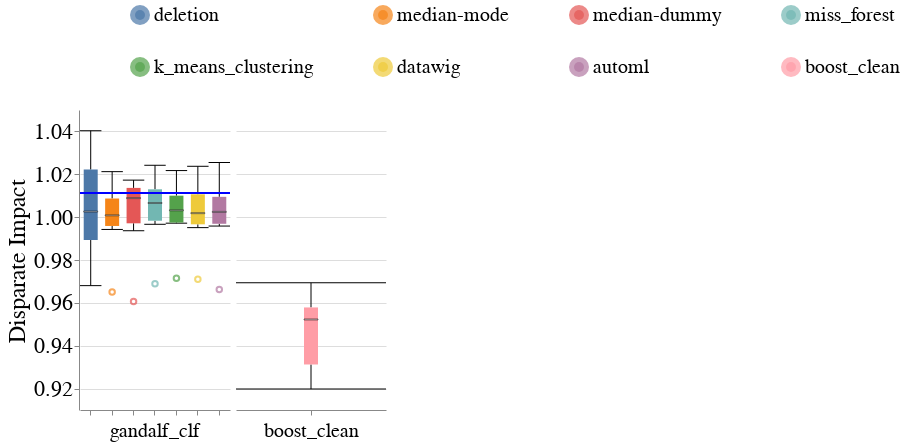

The notebook cell saved with this chart:
### Code cell
create_box_plots_for_diff_imputers_and_models(dataset_name=DATASET_NAME,
                                              metric_name='Disparate_Impact',
                                              db_client=db_client,
                                              group=SENSITIVE_ATTR_FOR_DISPARITY_METRICS)

### Figure 1 — Vega-Lite specification as saved in the notebook (floating-point values rounded to 4 significant figures)
{"config": {"view": {"continuousWidth": 400, "continuousHeight": 300, "stroke": null}, "axis": {"labelFontSize": 22, "labelFontWeight": "normal", "titleFontSize": 24, "titleFontWeight": "normal"}, "facet": {"spacing": 5}, "header": {"labelFontSize": 20, "labelOrient": "bottom", "labelPadding": 5, "titleFontSize": 24}, "legend": {"columns": 4, "direction": "horizontal", "labelFontSize": 20, "labelLimit": 400, "orient": "top", "symbolOffset": 50, "symbolStrokeWidth": 10, "titleAnchor": "middle", "titleFontSize": 22, "titleLimit": 300}, "title": {"fontSize": 24}}, "data": {"name": "data-1c5d42a96cbf15fa444545918dfa5238"}, "facet": {"column": {"field": "Model_Name", "sort": ["dt_clf", "lr_clf", "lgbm_clf", "rf_clf", "mlp_clf"], "title": null, "type": "nominal"}}, "spec": {"layer": [{"mark": {"type": "boxplot", "median": {"stroke": "black", "strokeWidth": 0.7}, "ticks": true}, "encoding": {"color": {"field": "Null_Imputer_Name", "sort": ["deletion", "median-mode", "median-dummy", "miss_forest", "k_means_clustering", "datawig", "automl", "boost_clean"], "title": null, "type": "nominal"}, "x": {"axis": {"labels": false}, "field": "Null_Imputer_Name", "sort": ["deletion", "median-mode", "median-dummy", "miss_forest", "k_means_clustering", "datawig", "automl", "boost_clean"], "title": null, "type": "nominal"}, "y": {"field": "Metric_Value", "scale": {"zero": false}, "title": "Disparate Impact", "type": "quantitative"}}}, {"mark": "rule", "encoding": {"color": {"value": "blue"}, "size": {"value": 2}, "y": {"field": "Baseline_Median", "type": "quantitative"}}}], "width": 150}, "resolve": {"scale": {"x": "independent"}}, "$schema": "https://vega.github.io/schema/vega-lite/v4.17.0.json", "datasets": {"data-1c5d42a96cbf15fa444545918dfa5238": [{"Metric": "Disparate_Impact", "Metric_Value": 0.9869, "Model_Name": "gandalf_clf", "Null_Imputer_Name": "deletion", "Evaluation_Scenario": "mixed_exp", "Virny_Random_State": 400, "Test_Set_Index": 0, "Dataset_Name": "heart", "Baseline_Median": 1.011}, {"Metric": "Disparate_Impact", "Metric_Value": 0.968, "Model_Name": "gandalf_clf", "Null_Imputer_Name": "deletion", "Evaluation_Scenario": "mixed_exp", "Virny_Random_State": 500, "Test_Set_Index": 0, "Dataset_Name": "heart", "Baseline_Median": 1.011}, {"Metric": "Disparate_Impact", "Metric_Value": 1.009, "Model_Name": "gandalf_clf", "Null_Imputer_Name": "deletion", "Evaluation_Scenario": "mixed_exp", "Virny_Random_State": 100, "Test_Set_Index": 0, "Dataset_Name": "heart", "Baseline_Median": 1.011}, {"Metric": "Disparate_Impact", "Metric_Value": 1.04, "Model_Name": "gandalf_clf", "Null_Imputer_Name": "deletion", "Evaluation_Scenario": "mixed_exp", "Virny_Random_State": 300, "Test_Set_Index": 0, "Dataset_Name": "heart", "Baseline_Median": 1.011}, {"Metric": "Disparate_Impact", "Metric_Value": 1.027, "Model_Name": "gandalf_clf", "Null_Imputer_Name": "deletion", "Evaluation_Scenario": "mixed_exp", "Virny_Random_State": 200, "Test_Set_Index": 0, "Dataset_Name": "heart", "Baseline_Median": 1.011}, {"Metric": "Disparate_Impact", "Metric_Value": 0.9965, "Model_Name": "gandalf_clf", "Null_Imputer_Name": "deletion", "Evaluation_Scenario": "mixed_exp", "Virny_Random_State": 600, "Test_Set_Index": 0, "Dataset_Name": "heart", "Baseline_Median": 1.011}, {"Metric": "Disparate_Impact", "Metric_Value": 0.9951, "Model_Name": "gandalf_clf", "Null_Imputer_Name": "datawig", "Evaluation_Scenario": "mixed_exp", "Virny_Random_State": 400, "Test_Set_Index": 0, "Dataset_Name": "heart", "Baseline_Median": 1.011}, {"Metric": "Disparate_Impact", "Metric_Value": 0.971, "Model_Name": "gandalf_clf", "Null_Imputer_Name": "datawig", "Evaluation_Scenario": "mixed_exp", "Virny_Random_State": 500, "Test_Set_Index": 0, "Dataset_Name": "heart", "Baseline_Median": 1.011}, {"Metric": "Disparate_Impact", "Metric_Value": 1.001, "Model_Name": "gandalf_clf", "Null_Imputer_Name": "datawig", "Evaluation_Scenario": "mixed_exp", "Virny_Random_State": 100, "Test_Set_Index": 0, "Dataset_Name": "heart", "Baseline_Median": 1.011}, {"Metric": "Disparate_Impact", "Metric_Value": 1.002, "Model_Name": "gandalf_clf", "Null_Imputer_Name": "datawig", "Evaluation_Scenario": "mixed_exp", "Virny_Random_State": 300, "Test_Set_Index": 0, "Dataset_Name": "heart", "Baseline_Median": 1.011}, {"Metric": "Disparate_Impact", "Metric_Value": 1.024, "Model_Name": "gandalf_clf", "Null_Imputer_Name": "datawig", "Evaluation_Scenario": "mixed_exp", "Virny_Random_State": 200, "Test_Set_Index": 0, "Dataset_Name": "heart", "Baseline_Median": 1.011}, {"Metric": "Disparate_Impact", "Metric_Value": 1.013, "Model_Name": "gandalf_clf", "Null_Imputer_Name": "datawig", "Evaluation_Scenario": "mixed_exp", "Virny_Random_State": 600, "Test_Set_Index": 0, "Dataset_Name": "heart", "Baseline_Median": 1.011}, {"Metric": "Disparate_Impact", "Metric_Value": 0.9984, "Model_Name": "gandalf_clf", "Null_Imputer_Name": "k_means_clustering", "Evaluation_Scenario": "mixed_exp", "Virny_Random_State": 400, "Test_Set_Index": 0, "Dataset_Name": "heart", "Baseline_Median": 1.011}, {"Metric": "Disparate_Impact", "Metric_Value": 0.9714, "Model_Name": "gandalf_clf", "Null_Imputer_Name": "k_means_clustering", "Evaluation_Scenario": "mixed_exp", "Virny_Random_State": 500, "Test_Set_Index": 0, "Dataset_Name": "heart", "Baseline_Median": 1.011}, {"Metric": "Disparate_Impact", "Metric_Value": 1.011, "Model_Name": "gandalf_clf", "Null_Imputer_Name": "k_means_clustering", "Evaluation_Scenario": "mixed_exp", "Virny_Random_State": 100, "Test_Set_Index": 0, "Dataset_Name": "heart", "Baseline_Median": 1.011}, {"Metric": "Disparate_Impact", "Metric_Value": 1.022, "Model_Name": "gandalf_clf", "Null_Imputer_Name": "k_means_clustering", "Evaluation_Scenario": "mixed_exp", "Virny_Random_State": 300, "Test_Set_Index": 0, "Dataset_Name": "heart", "Baseline_Median": 1.011}, {"Metric": "Disparate_Impact", "Metric_Value": 1.008, "Model_Name": "gandalf_clf", "Null_Imputer_Name": "k_means_clustering", "Evaluation_Scenario": "mixed_exp", "Virny_Random_State": 200, "Test_Set_Index": 0, "Dataset_Name": "heart", "Baseline_Median": 1.011}, {"Metric": "Disparate_Impact", "Metric_Value": 0.9972, "Model_Name": "gandalf_clf", "Null_Imputer_Name": "k_means_clustering", "Evaluation_Scenario": "mixed_exp", "Virny_Random_State": 600, "Test_Set_Index": 0, "Dataset_Name": "heart", "Baseline_Median": 1.011}, {"Metric": "Disparate_Impact", "Metric_Value": 0.9958, "Model_Name": "gandalf_clf", "Null_Imputer_Name": "automl", "Evaluation_Scenario": "mixed_exp", "Virny_Random_State": 400, "Test_Set_Index": 0, "Dataset_Name": "heart", "Baseline_Median": 1.011}, {"Metric": "Disparate_Impact", "Metric_Value": 0.9663, "Model_Name": "gandalf_clf", "Null_Imputer_Name": "automl", "Evaluation_Scenario": "mixed_exp", "Virny_Random_State": 500, "Test_Set_Index": 0, "Dataset_Name": "heart", "Baseline_Median": 1.011}, {"Metric": "Disparate_Impact", "Metric_Value": 1.0, "Model_Name": "gandalf_clf", "Null_Imputer_Name": "automl", "Evaluation_Scenario": "mixed_exp", "Virny_Random_State": 100, "Test_Set_Index": 0, "Dataset_Name": "heart", "Baseline_Median": 1.011}, {"Metric": "Disparate_Impact", "Metric_Value": 1.005, "Model_Name": "gandalf_clf", "Null_Imputer_Name": "automl", "Evaluation_Scenario": "mixed_exp", "Virny_Random_State": 300, "Test_Set_Index": 0, "Dataset_Name": "heart", "Baseline_Median": 1.011}, {"Metric": "Disparate_Impact", "Metric_Value": 1.025, "Model_Name": "gandalf_clf", "Null_Imputer_Name": "automl", "Evaluation_Scenario": "mixed_exp", "Virny_Random_State": 200, "Test_Set_Index": 0, "Dataset_Name": "heart", "Baseline_Median": 1.011}, {"Metric": "Disparate_Impact", "Metric_Value": 1.011, "Model_Name": "gandalf_clf", "Null_Imputer_Name": "automl", "Evaluation_Scenario": "mixed_exp", "Virny_Random_State": 600, "Test_Set_Index": 0, "Dataset_Name": "heart", "Baseline_Median": 1.011}, {"Metric": "Disparate_Impact", "Metric_Value": 0.9937, "Model_Name": "gandalf_clf", "Null_Imputer_Name": "median-dummy", "Evaluation_Scenario": "mixed_exp", "Virny_Random_State": 400, "Test_Set_Index": 0, "Dataset_Name": "heart", "Baseline_Median": 1.011}, {"Metric": "Disparate_Impact", "Metric_Value": 0.9606, "Model_Name": "gandalf_clf", "Null_Imputer_Name": "median-dummy", "Evaluation_Scenario": "mixed_exp", "Virny_Random_State": 500, "Test_Set_Index": 0, "Dataset_Name": "heart", "Baseline_Median": 1.011}, {"Metric": "Disparate_Impact", "Metric_Value": 1.017, "Model_Name": "gandalf_clf", "Null_Imputer_Name": "median-dummy", "Evaluation_Scenario": "mixed_exp", "Virny_Random_State": 100, "Test_Set_Index": 0, "Dataset_Name": "heart", "Baseline_Median": 1.011}, {"Metric": "Disparate_Impact", "Metric_Value": 1.008, "Model_Name": "gandalf_clf", "Null_Imputer_Name": "median-dummy", "Evaluation_Scenario": "mixed_exp", "Virny_Random_State": 300, "Test_Set_Index": 0, "Dataset_Name": "heart", "Baseline_Median": 1.011}, {"Metric": "Disparate_Impact", "Metric_Value": 1.015, "Model_Name": "gandalf_clf", "Null_Imputer_Name": "median-dummy", "Evaluation_Scenario": "mixed_exp", "Virny_Random_State": 200, "Test_Set_Index": 0, "Dataset_Name": "heart", "Baseline_Median": 1.011}, {"Metric": "Disparate_Impact", "Metric_Value": 1.01, "Model_Name": "gandalf_clf", "Null_Imputer_Name": "median-dummy", "Evaluation_Scenario": "mixed_exp", "Virny_Random_State": 600, "Test_Set_Index": 0, "Dataset_Name": "heart", "Baseline_Median": 1.011}, {"Metric": "Disparate_Impact", "Metric_Value": 0.9967, "Model_Name": "gandalf_clf", "Null_Imputer_Name": "miss_forest", "Evaluation_Scenario": "mixed_exp", "Virny_Random_State": 400, "Test_Set_Index": 0, "Dataset_Name": "heart", "Baseline_Median": 1.011}, {"Metric": "Disparate_Impact", "Metric_Value": 0.9689, "Model_Name": "gandalf_clf", "Null_Imputer_Name": "miss_forest", "Evaluation_Scenario": "mixed_exp", "Virny_Random_State": 500, "Test_Set_Index": 0, "Dataset_Name": "heart", "Baseline_Median": 1.011}, {"Metric": "Disparate_Impact", "Metric_Value": 1.003, "Model_Name": "gandalf_clf", "Null_Imputer_Name": "miss_forest", "Evaluation_Scenario": "mixed_exp", "Virny_Random_State": 100, "Test_Set_Index": 0, "Dataset_Name": "heart", "Baseline_Median": 1.011}, {"Metric": "Disparate_Impact", "Metric_Value": 1.01, "Model_Name": "gandalf_clf", "Null_Imputer_Name": "miss_forest", "Evaluation_Scenario": "mixed_exp", "Virny_Random_State": 300, "Test_Set_Index": 0, "Dataset_Name": "heart", "Baseline_Median": 1.011}, {"Metric": "Disparate_Impact", "Metric_Value": 1.024, "Model_Name": "gandalf_clf", "Null_Imputer_Name": "miss_forest", "Evaluation_Scenario": "mixed_exp", "Virny_Random_State": 200, "Test_Set_Index": 0, "Dataset_Name": "heart", "Baseline_Median": 1.011}, {"Metric": "Disparate_Impact", "Metric_Value": 1.014, "Model_Name": "gandalf_clf", "Null_Imputer_Name": "miss_forest", "Evaluation_Scenario": "mixed_exp", "Virny_Random_State": 600, "Test_Set_Index": 0, "Dataset_Name": "heart", "Baseline_Median": 1.011}, {"Metric": "Disparate_Impact", "Metric_Value": 0.9943, "Model_Name": "gandalf_clf", "Null_Imputer_Name": "median-mode", "Evaluation_Scenario": "mixed_exp", "Virny_Random_State": 400, "Test_Set_Index": 0, "Dataset_Name": "heart", "Baseline_Median": 1.011}, {"Metric": "Disparate_Impact", "Metric_Value": 0.9651, "Model_Name": "gandalf_clf", "Null_Imputer_Name": "median-mode", "Evaluation_Scenario": "mixed_exp", "Virny_Random_State": 500, "Test_Set_Index": 0, "Dataset_Name": "heart", "Baseline_Median": 1.011}, {"Metric": "Disparate_Impact", "Metric_Value": 1.001, "Model_Name": "gandalf_clf", "Null_Imputer_Name": "median-mode", "Evaluation_Scenario": "mixed_exp", "Virny_Random_State": 100, "Test_Set_Index": 0, "Dataset_Name": "heart", "Baseline_Median": 1.011}, {"Metric": "Disparate_Impact", "Metric_Value": 1.001, "Model_Name": "gandalf_clf", "Null_Imputer_Name": "median-mode", "Evaluation_Scenario": "mixed_exp", "Virny_Random_State": 300, "Test_Set_Index": 0, "Dataset_Name": "heart", "Baseline_Median": 1.011}, {"Metric": "Disparate_Impact", "Metric_Value": 1.021, "Model_Name": "gandalf_clf", "Null_Imputer_Name": "median-mode", "Evaluation_Scenario": "mixed_exp", "Virny_Random_State": 200, "Test_Set_Index": 0, "Dataset_Name": "heart", "Baseline_Median": 1.011}, {"Metric": "Disparate_Impact", "Metric_Value": 1.011, "Model_Name": "gandalf_clf", "Null_Imputer_Name": "median-mode", "Evaluation_Scenario": "mixed_exp", "Virny_Random_State": 600, "Test_Set_Index": 0, "Dataset_Name": "heart", "Baseline_Median": 1.011}, {"Metric": "Disparate_Impact", "Metric_Value": 0.9259, "Model_Name": "boost_clean", "Null_Imputer_Name": "boost_clean", "Evaluation_Scenario": "mixed_exp", "Virny_Random_State": 400, "Test_Set_Index": 0, "Dataset_Name": "heart", "Baseline_Median": null}, {"Metric": "Disparate_Impact", "Metric_Value": 0.9198, "Model_Name": "boost_clean", "Null_Imputer_Name": "boost_clean", "Evaluation_Scenario": "mixed_exp", "Virny_Random_State": 500, "Test_Set_Index": 0, "Dataset_Name": "heart", "Baseline_Median": null}, {"Metric": "Disparate_Impact", "Metric_Value": 0.9472, "Model_Name": "boost_clean", "Null_Imputer_Name": "boost_clean", "Evaluation_Scenario": "mixed_exp", "Virny_Random_State": 100, "Test_Set_Index": 0, "Dataset_Name": "heart", "Baseline_Median": null}, {"Metric": "Disparate_Impact", "Metric_Value": 0.9573, "Model_Name": "boost_clean", "Null_Imputer_Name": "boost_clean", "Evaluation_Scenario": "mixed_exp", "Virny_Random_State": 300, "Test_Set_Index": 0, "Dataset_Name": "heart", "Baseline_Median": null}, {"Metric": "Disparate_Impact", "Metric_Value": 0.9693, "Model_Name": "boost_clean", "Null_Imputer_Name": "boost_clean", "Evaluation_Scenario": "mixed_exp", "Virny_Random_State": 200, "Test_Set_Index": 0, "Dataset_Name": "heart", "Baseline_Median": null}, {"Metric": "Disparate_Impact", "Metric_Value": 0.958, "Model_Name": "boost_clean", "Null_Imputer_Name": "boost_clean", "Evaluation_Scenario": "mixed_exp", "Virny_Random_State": 600, "Test_Set_Index": 0, "Dataset_Name": "heart", "Baseline_Median": null}]}}
